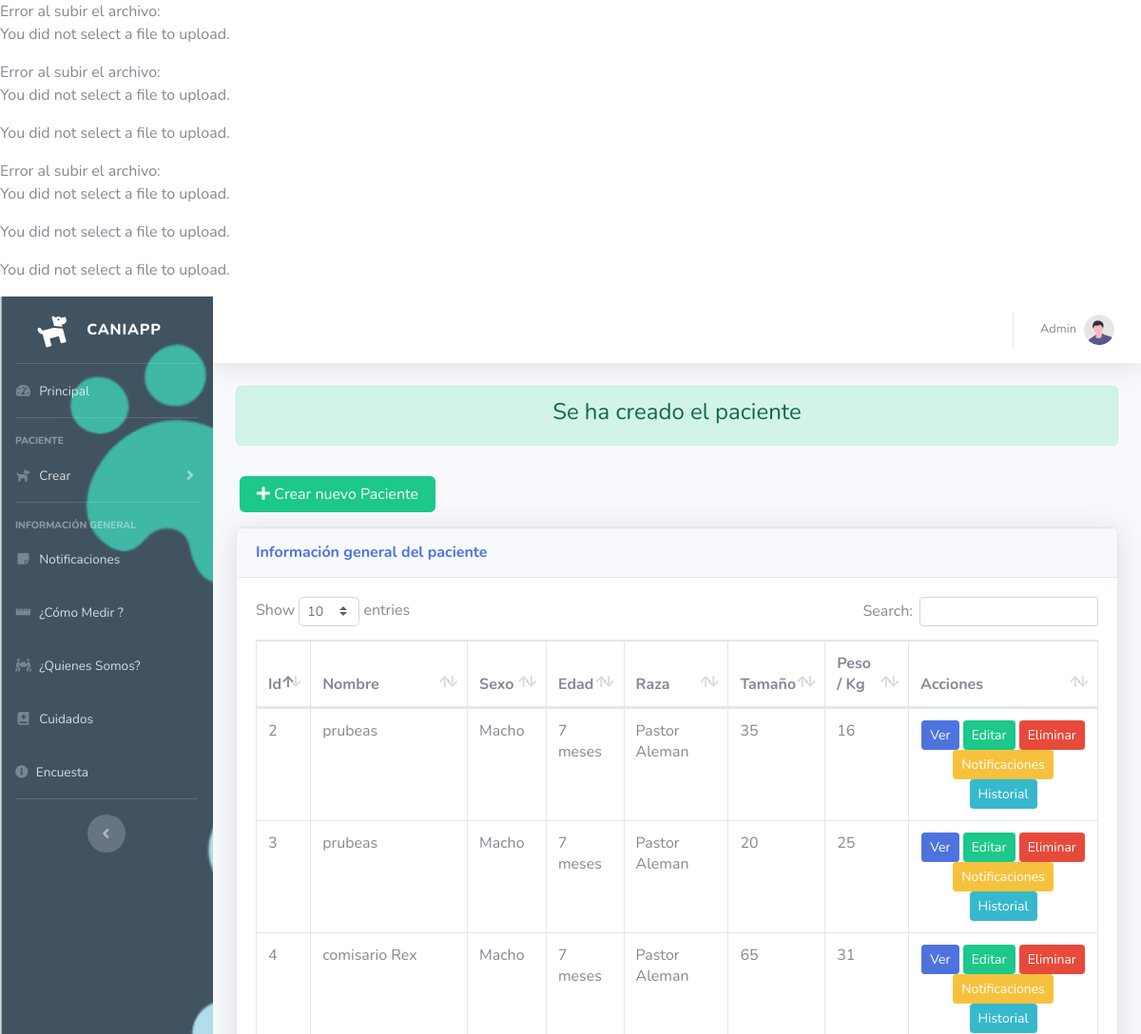
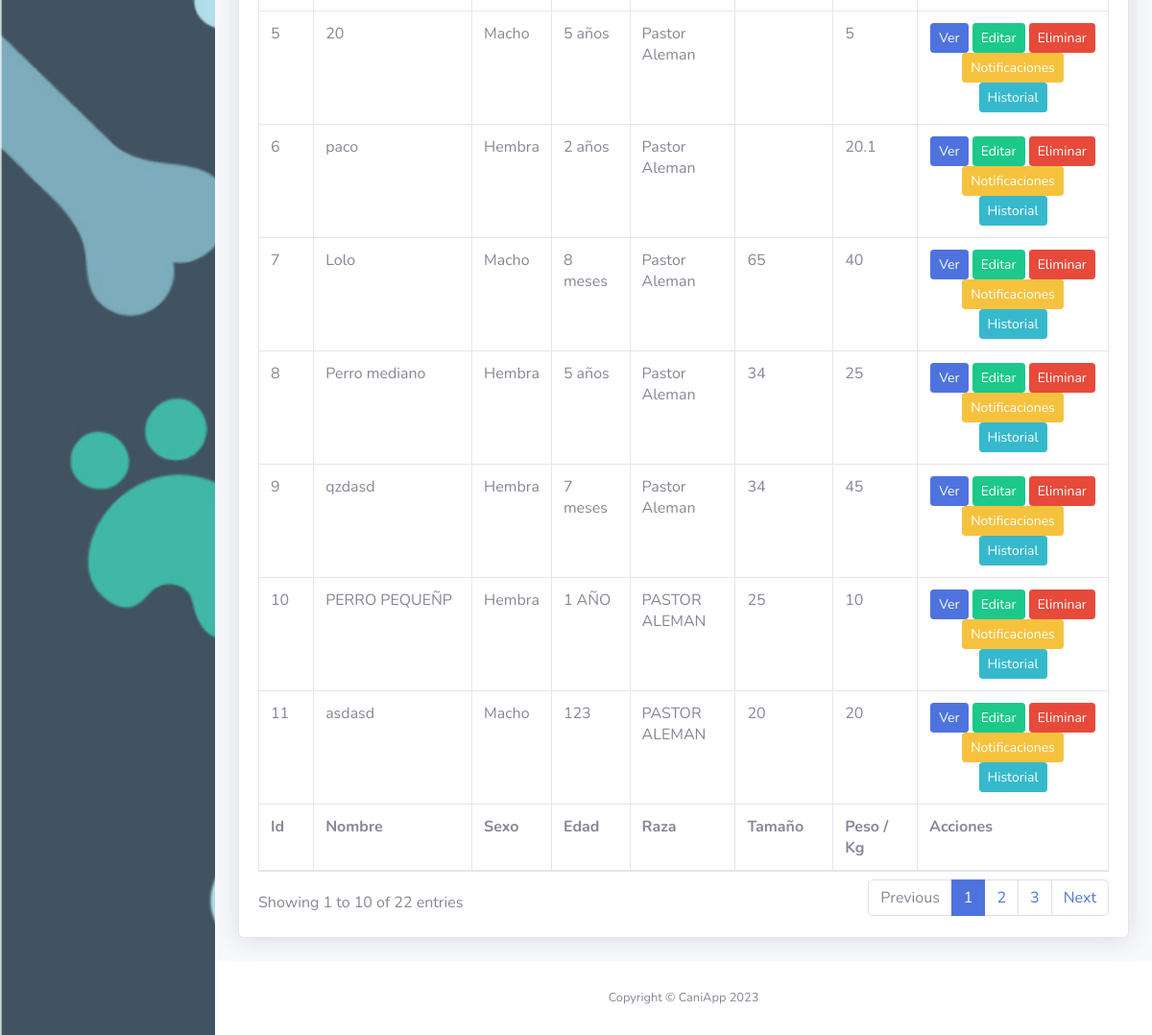
/index.php/admin/guardar_informacion, run on the app's committed database (2 pictures, top to bottom).
### tables this page shows
CREATE TABLE `paciente` (
  `idpaciente` int(11) NOT NULL,
  `nombre_canino` varchar(45) DEFAULT NULL,
  `sexo_canino` varchar(45) DEFAULT NULL,
  `edad_canino` varchar(45) DEFAULT NULL,
  `raza_canino` varchar(45) DEFAULT NULL,
  `peso_canino` varchar(45) DEFAULT NULL,
  `tamano_canino` varchar(45) DEFAULT NULL,
  `ancho_cadera` varchar(45) DEFAULT NULL,
  `altura_femur_suelo` varchar(45) DEFAULT NULL,
  `altura_ingle_suelo` varchar(45) DEFAULT NULL,
  `logintud_hombro_hombro` varchar(45) DEFAULT NULL,
  `circunferencia_pecho` varchar(45) DEFAULT NULL,
  `circunferencia_cuello` varchar(45) DEFAULT NULL,
  `observaciones` varchar(45) DEFAULT NULL,
  `img_uno` longtext DEFAULT NULL,
  `img_dos` longtext DEFAULT NULL,
  `img_tres` longtext DEFAULT NULL,
  `id_padre` int(11) DEFAULT NULL,
  `estado` varchar(45) DEFAULT '1'
);

### index.php (called while the page is built, shortened)
<?php
require_once BASEPATH.'core/CodeIgniter.php';

### application/models/Caniapp_model.php (called while the page is built, shortened)
<?php defined('BASEPATH') or exit('No direct script access allowed');
class Caniapp_model extends CI_Model
{
    public function allPacientes()
    {
        $this->db->select('*');
        $this->db->where('estado !=', '0');
        $this->db->join('padre_mascota pm', 'pm.idpadre_mascota = p.id_padre');
        $query = $this->db->get('paciente p');
        if ($query->num_rows() > 0) {
            return $query->result();
        } else {
            return false;
        }
    }
    public function insertarPadreMascota($data)
    {
        $this->db->insert('padre_mascota', $data);
    }
    public function insertarCanino($data)
    {
        $this->db->insert('paciente', $data);
    }
    public function last_id()
    {
        $this->db->select('idpadre_mascota');
        $this->db->order_by('idpadre_mascota', 'desc');
        $this->db->limit(1);
        $query = $this->db->get('padre_mascota');
        if ($query->num_rows() > 0) {
            return $query->result();
        } else {
            return false;
        }
    }
}

### application/views/admin.php (the view)
<div class="container-fluid">
    <?php if ($msg) { ?>
        <div class="alert alert-success text-center" role="alert">
            <h4><?= $msg ?></h4>
        </div>
    <?php } ?>
    <div class="row">
        <div class="col-lg-3 p-3">
            <a class="btn btn-success btn-block" href="<?= base_url('Admin/new') ?>"><i class="fas fa fa-plus"></i> Crear nuevo Paciente</a>
        </div>
    </div>
    <div class="card shadow mb-4">
        <div class="card-header py-3">
            <h6 class="m-0 font-weight-bold text-primary">Información general del paciente</h6>
        </div>
        <div class="card-body">
            <div class="table-responsive">
                <table class="table table-bordered" id="dataTable" width="100%" cellspacing="0">
                    <thead>
                        <tr>
                            <th>Id</th>
                            <th>Nombre</th>
                            <th>Sexo</th>
                            <th>Edad</th>
                            <th>Raza</th>
                            <th>Tamaño</th>
                            <th>Peso / Kg</th>
                            <th>Acciones</th>
                        </tr>
                    </thead>
                    <tfoot>
                        <tr>
                            <th>Id</th>
                            <th>Nombre</th>
                            <th>Sexo</th>
                            <th>Edad</th>
                            <th>Raza</th>
                            <th>Tamaño</th>
                            <th>Peso / Kg</th>
                            <th>Acciones</th>
                        </tr>
                    </tfoot>
                    <tbody>
                        <?php if ($paciente) { ?>
                            <?php foreach ($paciente as $p) { ?>
                                <tr id="<?= $p->idpaciente ?>">
                                    <td><?= $p->idpaciente ?></td>
                                    <td><?= $p->nombre_canino ?></td>
                                    <td><?= $p->sexo_canino ?></td>
                                    <td><?= $p->edad_canino ?></td>
                                    <td><?= $p->raza_canino ?></td>
                                    <td><?= $p->tamano_canino ?></td>
                                    <td><?= $p->peso_canino ?></td>
                                    <td class="text-center">
                                        <a href="<?= base_url() ?>Admin/view/<?= $p->idpaciente ?>" class="btn btn-primary btn-sm">
                                            <span class="text">Ver</span>
                                        </a>
                                        <a href="<?= base_url() ?>Admin/edit/<?= $p->idpaciente ?>" class="btn btn-success btn-sm">
                                            <span class="text">Editar</span>
                                        </a>
                                        <button class="btn btn-danger btn-sm remove">Eliminar</button>
                                        <a href="<?= base_url() ?>Admin/notification/<?= $p->idpaciente ?>" class="btn btn-warning btn-sm">
                                            <span class="text">Notificaciones</span>
                                        </a>
                                        <a href="<?= base_url() ?>Admin/historial/<?= $p->idpaciente ?>" class="btn btn-info btn-sm">
                                            <span class="text">Historial</span>
                                        </a>
                                    </td>
                                </tr>
                            <?php } ?>
                        <?php } ?>
                    </tbody>
                </table>
            </div>
        </div>
    </div>
</div>

### data on the page
paciente: idpaciente "2", nombre_canino "prubeas", sexo_canino "Macho", edad_canino "7 meses", raza_canino "Pastor Aleman", tamano_canino "35", peso_canino "16"
paciente: idpaciente "3", nombre_canino "prubeas", sexo_canino "Macho", edad_canino "7 meses", raza_canino "Pastor Aleman", tamano_canino "20", peso_canino "25"
paciente: idpaciente "4", nombre_canino "comisario Rex", sexo_canino "Macho", edad_canino "7 meses", raza_canino "Pastor Aleman", tamano_canino "65", peso_canino "31"
paciente: idpaciente "5", nombre_canino "20", sexo_canino "Macho", edad_canino "5 años", raza_canino "Pastor Aleman", peso_canino "5"
paciente: idpaciente "6", nombre_canino "paco", sexo_canino "Hembra", edad_canino "2 años", raza_canino "Pastor Aleman", peso_canino "20.1"
paciente: idpaciente "7", nombre_canino "Lolo", sexo_canino "Macho", edad_canino "8 meses", raza_canino "Pastor Aleman", tamano_canino "65", peso_canino "40"
paciente: idpaciente "8", nombre_canino "Perro mediano", sexo_canino "Hembra", edad_canino "5 años", raza_canino "Pastor Aleman", tamano_canino "34", peso_canino "25"
paciente: idpaciente "9", nombre_canino "qzdasd", sexo_canino "Hembra", edad_canino "7 meses", raza_canino "Pastor Aleman", tamano_canino "34", peso_canino "45"
paciente: idpaciente "10", nombre_canino "PERRO PEQUEÑP", sexo_canino "Hembra", edad_canino "1 AÑO", raza_canino "PASTOR ALEMAN", tamano_canino "25", peso_canino "10"
paciente: idpaciente "11", nombre_canino "asdasd", sexo_canino "Macho", edad_canino "123", raza_canino "PASTOR ALEMAN", tamano_canino "20", peso_canino "20"

### other printed values
$error "You did not select a file to upload."
$error "You did not select a file to upload. You did not select a file to upload."
$error "You did not select a file to upload. You did not select a file to upload. You did not select a file to upload."
$msg "Se ha creado el paciente"
